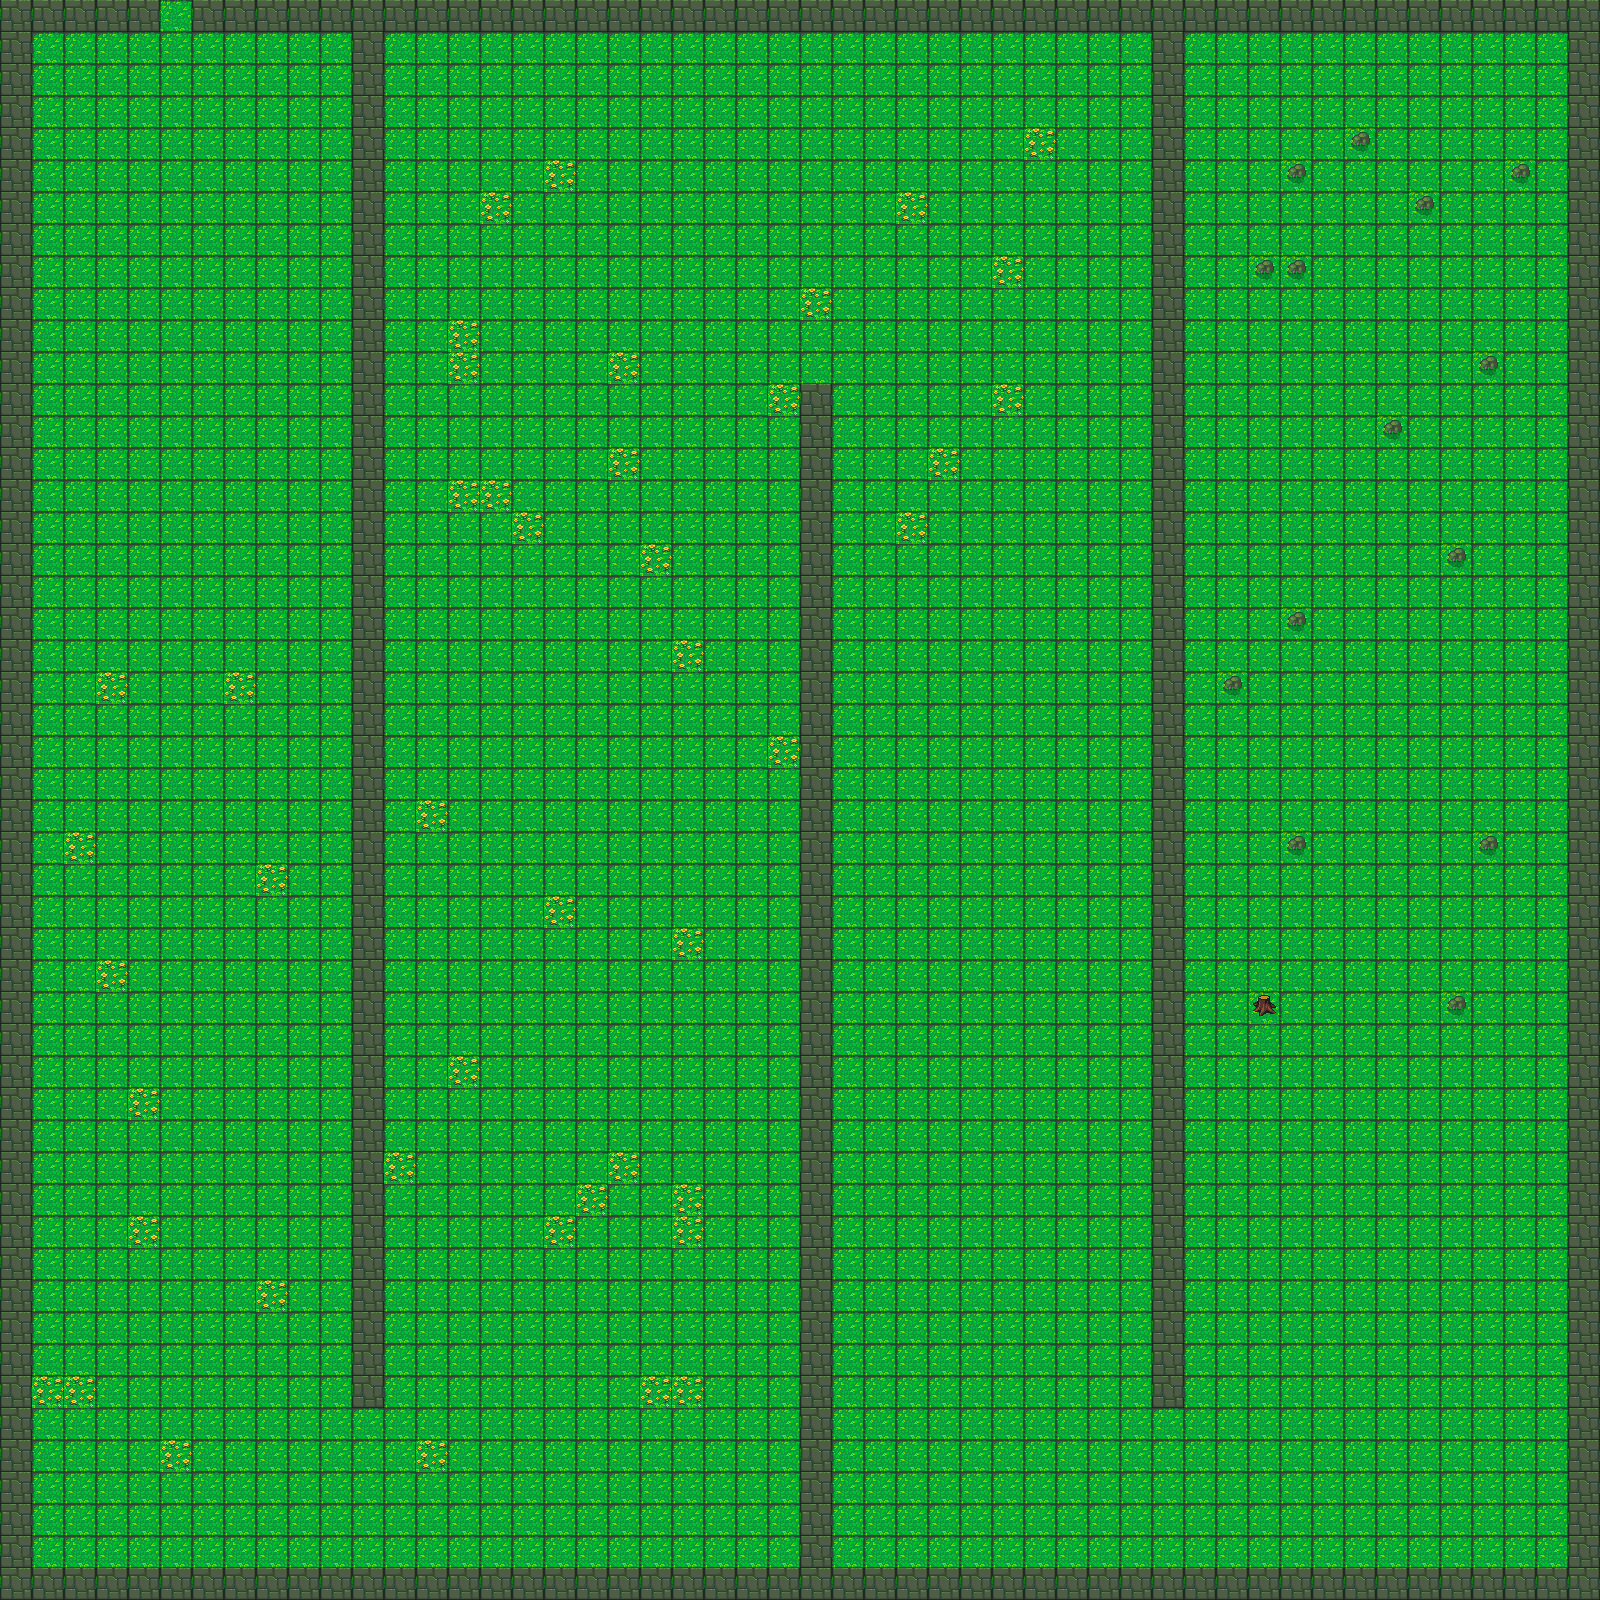

Rendered tile map (Tiled .tmx) drawn with the repository's tilesets; below, a short description and the full map source, tile grids included:
An orthogonal 50x50 tile map with 32x32 px tiles, 1 tile layer (Background) and 20 objects (7x Slime, 4x Spider, Player).

<map version="1.0" tiledversion="1.1.6" orientation="orthogonal" renderorder="right-down" width="50" height="50" tilewidth="32" tileheight="32" infinite="0" nextobjectid="23">
 <tileset firstgid="1" source="map1_tile.tsx" />
 <layer name="Background" width="50" height="50">
  <data encoding="csv">
4,4,4,4,4,2,4,4,4,4,4,4,4,4,4,4,4,4,4,4,4,4,4,4,4,4,4,4,4,4,4,4,4,4,4,4,4,4,4,4,4,4,4,4,4,4,4,4,4,4,
4,1,1,1,1,1,1,1,1,1,1,4,1,1,1,1,1,1,1,1,1,1,1,1,1,1,1,1,1,1,1,1,1,1,1,1,4,1,1,1,1,1,1,1,1,1,1,1,1,4,
4,1,1,1,1,1,1,1,1,1,1,4,1,1,1,1,1,1,1,1,1,1,1,1,1,1,1,1,1,1,1,1,1,1,1,1,4,1,1,1,1,1,1,1,1,1,1,1,1,4,
4,1,1,1,1,1,1,1,1,1,1,4,1,1,1,1,1,1,1,1,1,1,1,1,1,1,1,1,1,1,1,1,1,1,1,1,4,1,1,1,1,1,1,1,1,1,1,1,1,4,
4,1,1,1,1,1,1,1,1,1,1,4,1,1,1,1,1,1,1,1,1,1,1,1,1,1,1,1,1,1,1,1,92,1,1,1,4,1,1,1,1,1,68,1,1,1,1,1,1,4,
4,1,1,1,1,1,1,1,1,1,1,4,1,1,1,1,1,92,1,1,1,1,1,1,1,1,1,1,1,1,1,1,1,1,1,1,4,1,1,1,68,1,1,1,1,1,1,68,1,4,
4,1,1,1,1,1,1,1,1,1,1,4,1,1,1,92,1,1,1,1,1,1,1,1,1,1,1,1,92,1,1,1,1,1,1,1,4,1,1,1,1,1,1,1,68,1,1,1,1,4,
4,1,1,1,1,1,1,1,1,1,1,4,1,1,1,1,1,1,1,1,1,1,1,1,1,1,1,1,1,1,1,1,1,1,1,1,4,1,1,1,1,1,1,1,1,1,1,1,1,4,
4,1,1,1,1,1,1,1,1,1,1,4,1,1,1,1,1,1,1,1,1,1,1,1,1,1,1,1,1,1,1,92,1,1,1,1,4,1,1,68,68,1,1,1,1,1,1,1,1,4,
4,1,1,1,1,1,1,1,1,1,1,4,1,1,1,1,1,1,1,1,1,1,1,1,1,92,1,1,1,1,1,1,1,1,1,1,4,1,1,1,1,1,1,1,1,1,1,1,1,4,
4,1,1,1,1,1,1,1,1,1,1,4,1,1,92,1,1,1,1,1,1,1,1,1,1,1,1,1,1,1,1,1,1,1,1,1,4,1,1,1,1,1,1,1,1,1,1,1,1,4,
4,1,1,1,1,1,1,1,1,1,1,4,1,1,92,1,1,1,1,92,1,1,1,1,1,1,1,1,1,1,1,1,1,1,1,1,4,1,1,1,1,1,1,1,1,1,68,1,1,4,
4,1,1,1,1,1,1,1,1,1,1,4,1,1,1,1,1,1,1,1,1,1,1,1,92,4,1,1,1,1,1,92,1,1,1,1,4,1,1,1,1,1,1,1,1,1,1,1,1,4,
4,1,1,1,1,1,1,1,1,1,1,4,1,1,1,1,1,1,1,1,1,1,1,1,1,4,1,1,1,1,1,1,1,1,1,1,4,1,1,1,1,1,1,68,1,1,1,1,1,4,
4,1,1,1,1,1,1,1,1,1,1,4,1,1,1,1,1,1,1,92,1,1,1,1,1,4,1,1,1,92,1,1,1,1,1,1,4,1,1,1,1,1,1,1,1,1,1,1,1,4,
4,1,1,1,1,1,1,1,1,1,1,4,1,1,92,92,1,1,1,1,1,1,1,1,1,4,1,1,1,1,1,1,1,1,1,1,4,1,1,1,1,1,1,1,1,1,1,1,1,4,
4,1,1,1,1,1,1,1,1,1,1,4,1,1,1,1,92,1,1,1,1,1,1,1,1,4,1,1,92,1,1,1,1,1,1,1,4,1,1,1,1,1,1,1,1,1,1,1,1,4,
4,1,1,1,1,1,1,1,1,1,1,4,1,1,1,1,1,1,1,1,92,1,1,1,1,4,1,1,1,1,1,1,1,1,1,1,4,1,1,1,1,1,1,1,1,68,1,1,1,4,
4,1,1,1,1,1,1,1,1,1,1,4,1,1,1,1,1,1,1,1,1,1,1,1,1,4,1,1,1,1,1,1,1,1,1,1,4,1,1,1,1,1,1,1,1,1,1,1,1,4,
4,1,1,1,1,1,1,1,1,1,1,4,1,1,1,1,1,1,1,1,1,1,1,1,1,4,1,1,1,1,1,1,1,1,1,1,4,1,1,1,68,1,1,1,1,1,1,1,1,4,
4,1,1,1,1,1,1,1,1,1,1,4,1,1,1,1,1,1,1,1,1,92,1,1,1,4,1,1,1,1,1,1,1,1,1,1,4,1,1,1,1,1,1,1,1,1,1,1,1,4,
4,1,1,92,1,1,1,92,1,1,1,4,1,1,1,1,1,1,1,1,1,1,1,1,1,4,1,1,1,1,1,1,1,1,1,1,4,1,68,1,1,1,1,1,1,1,1,1,1,4,
4,1,1,1,1,1,1,1,1,1,1,4,1,1,1,1,1,1,1,1,1,1,1,1,1,4,1,1,1,1,1,1,1,1,1,1,4,1,1,1,1,1,1,1,1,1,1,1,1,4,
4,1,1,1,1,1,1,1,1,1,1,4,1,1,1,1,1,1,1,1,1,1,1,1,92,4,1,1,1,1,1,1,1,1,1,1,4,1,1,1,1,1,1,1,1,1,1,1,1,4,
4,1,1,1,1,1,1,1,1,1,1,4,1,1,1,1,1,1,1,1,1,1,1,1,1,4,1,1,1,1,1,1,1,1,1,1,4,1,1,1,1,1,1,1,1,1,1,1,1,4,
4,1,1,1,1,1,1,1,1,1,1,4,1,92,1,1,1,1,1,1,1,1,1,1,1,4,1,1,1,1,1,1,1,1,1,1,4,1,1,1,1,1,1,1,1,1,1,1,1,4,
4,1,92,1,1,1,1,1,1,1,1,4,1,1,1,1,1,1,1,1,1,1,1,1,1,4,1,1,1,1,1,1,1,1,1,1,4,1,1,1,68,1,1,1,1,1,68,1,1,4,
4,1,1,1,1,1,1,1,92,1,1,4,1,1,1,1,1,1,1,1,1,1,1,1,1,4,1,1,1,1,1,1,1,1,1,1,4,1,1,1,1,1,1,1,1,1,1,1,1,4,
4,1,1,1,1,1,1,1,1,1,1,4,1,1,1,1,1,92,1,1,1,1,1,1,1,4,1,1,1,1,1,1,1,1,1,1,4,1,1,1,1,1,1,1,1,1,1,1,1,4,
4,1,1,1,1,1,1,1,1,1,1,4,1,1,1,1,1,1,1,1,1,92,1,1,1,4,1,1,1,1,1,1,1,1,1,1,4,1,1,1,1,1,1,1,1,1,1,1,1,4,
4,1,1,92,1,1,1,1,1,1,1,4,1,1,1,1,1,1,1,1,1,1,1,1,1,4,1,1,1,1,1,1,1,1,1,1,4,1,1,1,1,1,1,1,1,1,1,1,1,4,
4,1,1,1,1,1,1,1,1,1,1,4,1,1,1,1,1,1,1,1,1,1,1,1,1,4,1,1,1,1,1,1,1,1,1,1,4,1,1,94,1,1,1,1,1,68,1,1,1,4,
4,1,1,1,1,1,1,1,1,1,1,4,1,1,1,1,1,1,1,1,1,1,1,1,1,4,1,1,1,1,1,1,1,1,1,1,4,1,1,1,1,1,1,1,1,1,1,1,1,4,
4,1,1,1,1,1,1,1,1,1,1,4,1,1,92,1,1,1,1,1,1,1,1,1,1,4,1,1,1,1,1,1,1,1,1,1,4,1,1,1,1,1,1,1,1,1,1,1,1,4,
4,1,1,1,92,1,1,1,1,1,1,4,1,1,1,1,1,1,1,1,1,1,1,1,1,4,1,1,1,1,1,1,1,1,1,1,4,1,1,1,1,1,1,1,1,1,1,1,1,4,
4,1,1,1,1,1,1,1,1,1,1,4,1,1,1,1,1,1,1,1,1,1,1,1,1,4,1,1,1,1,1,1,1,1,1,1,4,1,1,1,1,1,1,1,1,1,1,1,1,4,
4,1,1,1,1,1,1,1,1,1,1,4,92,1,1,1,1,1,1,92,1,1,1,1,1,4,1,1,1,1,1,1,1,1,1,1,4,1,1,1,1,1,1,1,1,1,1,1,1,4,
4,1,1,1,1,1,1,1,1,1,1,4,1,1,1,1,1,1,92,1,1,92,1,1,1,4,1,1,1,1,1,1,1,1,1,1,4,1,1,1,1,1,1,1,1,1,1,1,1,4,
4,1,1,1,92,1,1,1,1,1,1,4,1,1,1,1,1,92,1,1,1,92,1,1,1,4,1,1,1,1,1,1,1,1,1,1,4,1,1,1,1,1,1,1,1,1,1,1,1,4,
4,1,1,1,1,1,1,1,1,1,1,4,1,1,1,1,1,1,1,1,1,1,1,1,1,4,1,1,1,1,1,1,1,1,1,1,4,1,1,1,1,1,1,1,1,1,1,1,1,4,
4,1,1,1,1,1,1,1,92,1,1,4,1,1,1,1,1,1,1,1,1,1,1,1,1,4,1,1,1,1,1,1,1,1,1,1,4,1,1,1,1,1,1,1,1,1,1,1,1,4,
4,1,1,1,1,1,1,1,1,1,1,4,1,1,1,1,1,1,1,1,1,1,1,1,1,4,1,1,1,1,1,1,1,1,1,1,4,1,1,1,1,1,1,1,1,1,1,1,1,4,
4,1,1,1,1,1,1,1,1,1,1,4,1,1,1,1,1,1,1,1,1,1,1,1,1,4,1,1,1,1,1,1,1,1,1,1,4,1,1,1,1,1,1,1,1,1,1,1,1,4,
4,92,92,1,1,1,1,1,1,1,1,4,1,1,1,1,1,1,1,1,92,92,1,1,1,4,1,1,1,1,1,1,1,1,1,1,4,1,1,1,1,1,1,1,1,1,1,1,1,4,
4,1,1,1,1,1,1,1,1,1,1,1,1,1,1,1,1,1,1,1,1,1,1,1,1,4,1,1,1,1,1,1,1,1,1,1,1,1,1,1,1,1,1,1,1,1,1,1,1,4,
4,1,1,1,1,92,1,1,1,1,1,1,1,92,1,1,1,1,1,1,1,1,1,1,1,4,1,1,1,1,1,1,1,1,1,1,1,1,1,1,1,1,1,1,1,1,1,1,1,4,
4,1,1,1,1,1,1,1,1,1,1,1,1,1,1,1,1,1,1,1,1,1,1,1,1,4,1,1,1,1,1,1,1,1,1,1,1,1,1,1,1,1,1,1,1,1,1,1,1,4,
4,1,1,1,1,1,1,1,1,1,1,1,1,1,1,1,1,1,1,1,1,1,1,1,1,4,1,1,1,1,1,1,1,1,1,1,1,1,1,1,1,1,1,1,1,1,1,1,1,4,
4,1,1,1,1,1,1,1,1,1,1,1,1,1,1,1,1,1,1,1,1,1,1,1,1,4,1,1,1,1,1,1,1,1,1,1,1,1,1,1,1,1,1,1,1,1,1,1,1,4,
4,4,4,4,4,4,4,4,4,4,4,4,4,4,4,4,4,4,4,4,4,4,4,4,4,4,4,4,4,4,4,4,4,4,4,4,4,4,4,4,4,4,4,4,4,4,4,4,4,4
</data>
 </layer>
 <objectgroup name="Collision">
  <object id="15" x="-8" y="-4" width="40" height="1604" />
  <object id="16" x="30" y="1566" width="1580" height="36" />
  <object id="17" x="1570" y="-36" width="32" height="1602" />
  <object id="18" x="32" y="-10" width="120" height="42" />
  <object id="19" x="198" y="-32" width="1356" height="64" />
  <object id="20" x="346" y="26" width="42" height="1386" />
  <object id="21" x="798" y="382" width="32" height="1184" />
  <object id="22" x="1148" y="30" width="38" height="1378" />
 </objectgroup>
 <objectgroup name="Spawn">
  <object id="2" name="Player" x="170" y="42" width="20" height="22">
   <ellipse />
  </object>
  <object id="3" name="Slime" x="68" y="530" width="24" height="24">
   <ellipse />
  </object>
 </objectgroup>
 <objectgroup name="Enemy">
  <object id="4" name="Slime" x="262" y="1100" width="22" height="24">
   <ellipse />
  </object>
  <object id="5" name="Slime" x="454" y="596" width="24" height="24">
   <ellipse />
  </object>
  <object id="6" name="Slime" x="764" y="176" width="22" height="24">
   <ellipse />
  </object>
  <object id="7" name="Slime" x="1012" y="616" width="20" height="28">
   <ellipse />
  </object>
  <object id="8" name="Slime" x="868" y="1094" width="22" height="24">
   <ellipse />
  </object>
  <object id="9" type="Slime" x="1064" y="1342" width="26" height="24">
   <ellipse />
  </object>
  <object id="10" name="Spider" x="1286" y="1186" width="22" height="28">
   <ellipse />
  </object>
  <object id="11" name="Spider" x="1458" y="706" width="24" height="22">
   <ellipse />
  </object>
  <object id="12" name="Spider" x="1254" y="400" width="28" height="26">
   <ellipse />
  </object>
  <object id="13" name="Spider" x="1432" y="102" width="32" height="28">
   <ellipse />
  </object>
 </objectgroup>
</map>